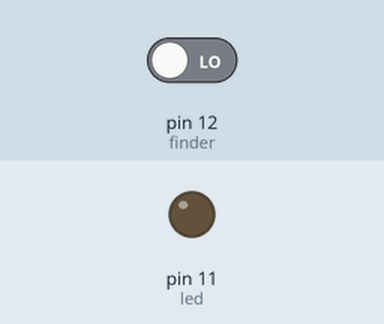
Simulated run of this sketch. Board: Arduino Uno, built with avr-gcc and run on an emulated ATmega328P. Parts: output pins drawn as LEDs (lit = HIGH). The test bench sets the inputs (shaded band); at power-on: pin 12 (finder) LOW. What the sketch prints to the serial monitor is not drawn.

Above: at 1.2 s.
1.3 s: pin 12 (finder) driven HIGH
At 1.6 s:
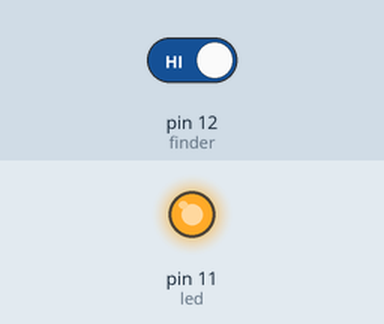
2.8 s: pin 12 (finder) driven LOW
At 4.0 s:
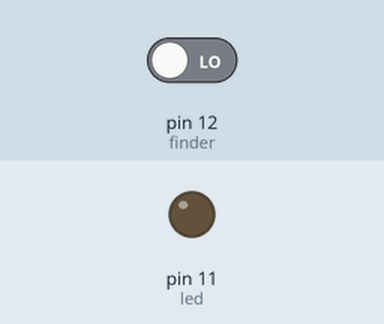
Timing chart, 0 to 5.8 s (numbered marks = the images above; inputs shaded):
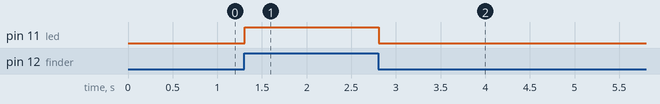

Measured:
- after the input at 1.3 s, pin 11 (led): LOW → HIGH at once
- after the input at 2.8 s, pin 11 (led): HIGH → LOW at once

The sketch:

wireless_find.ino
```cpp
#define finder 12
#define led 11
#define bee 8
int val=0;

void setup() {
  // put your setup code here, to run once:
  pinMode(finder,INPUT);
  pinMode(led,OUTPUT);
  Serial.begin(9600);
}

void loop() {
  // put your main code here, to run repeatedly:
  val=digitalRead(finder);
  Serial.println(val);
  if(val==1){
    digitalWrite(led,HIGH);
    digitalWrite(bee,HIGH);
    }
    else{
      digitalWrite(led,LOW);
      digitalWrite(bee,LOW);
      }
}
```
